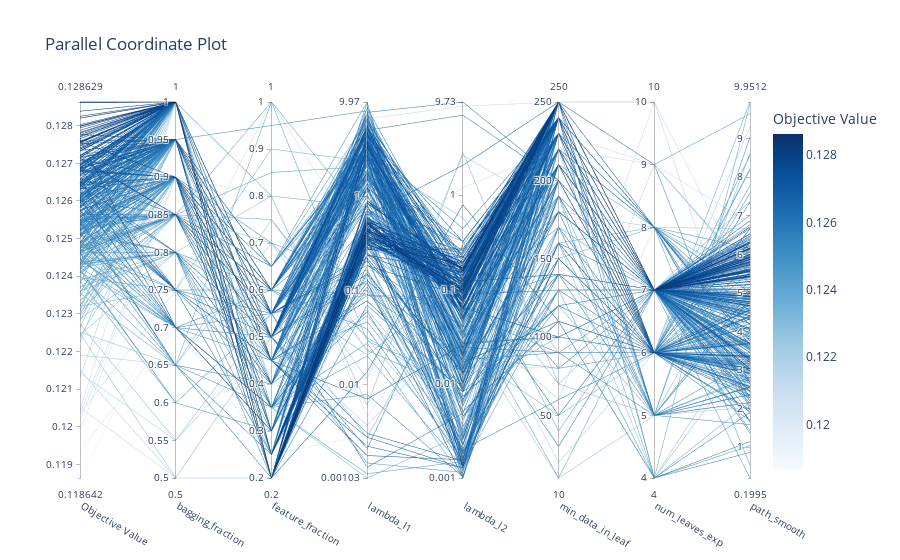

Write notebook code for a chart like this one.
### Code cell
plot_parallel_coordinate(study)

### Figure 1 — Plotly figure (JSON) as saved in the notebook; plotly's stock layout.template omitted (floating-point values rounded to 4 significant figures; data arrays with more than 128 entries replaced by an {"elided": "..."} marker saying what was removed)
{"data": [{"dimensions": [{"label": "Objective Value", "range": [0.1186, 0.1286], "values": {"elided": "328 float values"}}, {"label": "bagging_fraction", "range": [0.5, 1], "values": {"elided": "328 float values"}}, {"label": "feature_fraction", "range": [0.2, 1], "values": {"elided": "328 float values"}}, {"label": "lambda_l1", "range": [-2.988, 0.9987], "ticktext": ["0.00103", "0.01", "0.1", "1", "9.97"], "tickvals": [-2.988, -2, -1, 0, 0.9987], "values": {"elided": "328 float values"}}, {"label": "lambda_l2", "range": [-3.0, 0.9881], "ticktext": ["0.001", "0.01", "0.1", "1", "9.73"], "tickvals": [-3.0, -2, -1, 0, 0.9881], "values": {"elided": "328 float values"}}, {"label": "min_data_in_leaf", "range": [10, 250], "values": {"elided": "328 int values"}}, {"label": "num_leaves_exp", "range": [4, 10], "values": {"elided": "328 int values"}}, {"label": "path_smooth", "range": [0.1995, 9.951], "values": {"elided": "328 float values"}}], "labelangle": 30, "labelside": "bottom", "line": {"color": {"elided": "328 float values"}, "colorbar": {"title": {"text": "Objective Value"}}, "colorscale": [[0, "rgb(247,251,255)"], [0.125, "rgb(222,235,247)"], [0.25, "rgb(198,219,239)"], [0.375, "rgb(158,202,225)"], [0.5, "rgb(107,174,214)"], [0.625, "rgb(66,146,198)"], [0.75, "rgb(33,113,181)"], [0.875, "rgb(8,81,156)"], [1, "rgb(8,48,107)"]], "reversescale": false, "showscale": true}, "type": "parcoords"}], "layout": {"autosize": true, "title": {"text": "Parallel Coordinate Plot"}}}
